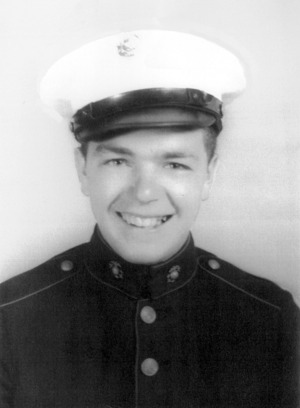
#> input picture _OLD/c.jpg, 300 x 408 px
$ python gptColorize3.py
#> lines starting #> are read from the running program, lines starting #| are printed output that depends on the picture
import cv2

imageToOpen = input("What is the path to the image?: ")
#> the answer given: ../c.jpg

# Load the grayscale image
gray_image = cv2.imread(imageToOpen, 0)
#> gray_image is the input picture: shape (408, 300); min 0, max 255, mean 143.9

# Define the colorization parameters
radius = 3
edges_threshold = 0.1

# Apply the colorization algorithm
color_image = cv2.edgePreservingFilter(gray_image, flags=1, sigma_s=60, sigma_r=0.4)
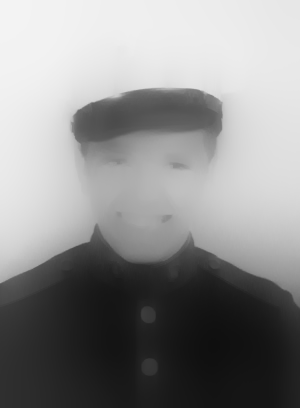
#> color_image: shape (408, 300); min 15, max 243, mean 140.9

# Save the colorized image
cv2.imwrite("colorized_image.jpg", color_image)
